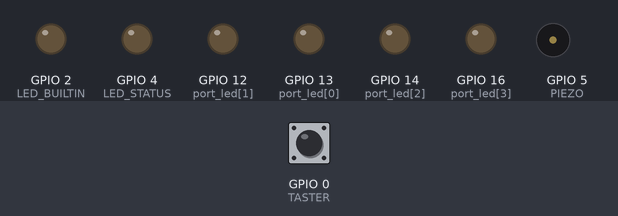
Recording of a sketch running on a simulated ESP8266 (NodeMCU). Shown: output pins drawn as LEDs (lit = HIGH, except the on-board LED, lit = LOW), buzzer (waves = sounding, pin HIGH). Dashed ring = blinking. Inputs (shaded band) come from the test bench; at power-on: GPIO 0 (TASTER) HIGH. WiFi joins after 1.5 s; servers stay silent unless stated; no MQTT or app messages arrive unless stated; what the sketch prints to the serial monitor is not drawn.

Above: at 2.7 s.
2.8 s: GPIO 0 (TASTER) pulled LOW for 0.15 s
At 3.4 s:
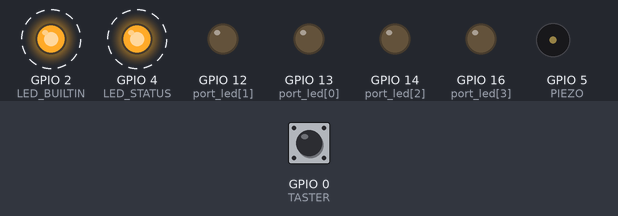
8.9 s: GPIO 0 (TASTER) pulled LOW for 1 s
11.4 s: GPIO 0 (TASTER) pulled LOW for 3.2 s
At 11.7 s:
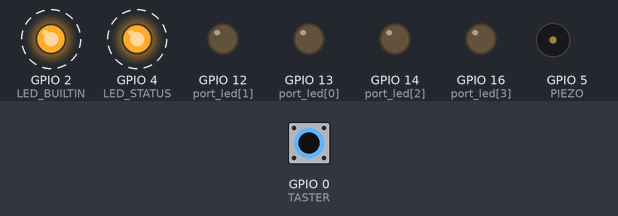
Timing chart, 0 to 23.1 s (numbered marks = the images above; inputs shaded):
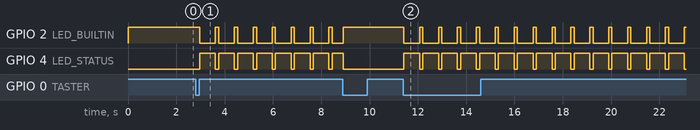

The sketch:

Alarmzentrale_13042020.ino
```cpp
//**********ALARMzentrale 13.04.2020****************
#include <ESP8266WiFi.h>
#include <PubSubClient.h>
#include <ArduinoJson.h> //https://arduinojson.org/?utm_source=meta&utm_medium=library.properties
#define LED_BUILTIN 2
#define TASTER 0
#define PIEZO 5
#define LED_STATUS 4
#define ALARMDAUER 120000    // Dauer des Alarms am openCollectorAusgang des Transistors, default 120000 Millisek. (2 Minuten)
#define VERZOEGERUNG 15000   // Dauer der Alarmverzoegerung fuer Alamkreise gemaess alarmverzoegerung[15], default = 15000 (15 Sekunden)
#define MINDESTSPANNUNG 2800 // Mindesspannung des Alarmkontaktes, sonst blinkt die entsprechende LED bei offenem Kontakt
#define FREQ_PIEZO 2000      // für Piezo die "Wechselstrom" (getaktet) benötigen, meist so um die 2000 Hz, bei 0 Gleichstrom am Opencolector
#define EINSCHALTVERZOEGERUNG 180000        // Einschaltverzoegerung in Millisekunden, default 180000 (3 Minuten)
const char* ssid = "xxxxxxxxx";             // Name des WLAN
const char* password = "xxxxxxxxxxxx";      // Passwort des WLAN
const char* mqtt_server = "192.168.178.42"; // Adresse des MQTT-Servers
boolean alarmverzoegerung[15]={0,0,1,0,0,0,0,0,0,0,0,0,0,0,0}, //in diesem Bsp. ist der Alarmkreis 3 verzoegert
        ein_led[15][4]={{0,0,0,1},{0,0,1,0},{0,0,1,1},{0,1,0,0},{0,1,0,1},{0,1,1,0},{0,1,1,1},{1,0,0,0},
                        {1,0,0,1},{1,0,1,0},{1,0,1,1},{1,1,0,0},{1,1,0,1},{1,1,1,0},{1,1,1,1}},//Matrix, bei welchem Alarmkontakt leuchten welche LEDs
        alarmkreise[15]={1,1,1,1,1,1,1,1,1,1,1,1,1,1,1},       // Alarmkreis geschlossen = 1, offen = 0
        batterie[15]={1,1,1,1,1,1,1,1,1,1,1,1,1,1,1},          // Status der Batterie von den Alarmkreisen 1=O.K.
        alarm_on_fl=false,                                     //damit auch nach rücksetzen des Ereignisses der Alarm weitergeht
        ta_gedrueckt=false,                                    //Taster ist gedrückt
        ta_fl=false,                                           //Flag ob ein- oder ausgeschaltet
        t_einverz_fl=false,                                    //Flag Einschaltverzögerung
        alarm_fl=false,                                        //Flag Alarm ist an
        ti_ausverz_fl=false,                                   //Flag Timer für Ausschaltverzögerung ist gestartet
        ti_alarm_fl=false,                                      //Flag Timer für Alarmdauer ist gestartet
        blink_on_fl=false,                                     //Flag blinken
        led_blink_fl,                                          //Flag blinken
        portwert=1;                                            //letzter Zustand des Tasters
byte port_led[4]={13,12,14,16};     // 13=LED1, 12= LED2, 14=LED4, 16=LED8
unsigned long ti_ausverz,                   //Timer Ausschaltverzögerung
              ti_alarm,                     //Timer Alarmdauer
              t_einverz_ti=0,               //Timer Einschaltverzögerung
              led_blink_ti;                 //Timer LED Blinken
WiFiClient Alarmzentrale;
PubSubClient client (Alarmzentrale);
//********************************************************************************
void setup() {
  for(int i=0;i<4;i++) {
    pinMode(port_led[i], OUTPUT);
    digitalWrite(port_led[i],0);
  }
  pinMode(LED_BUILTIN, OUTPUT);
  digitalWrite(LED_BUILTIN,1); //invertierte Logik, LED aus
  pinMode(LED_STATUS, OUTPUT);
  digitalWrite(LED_STATUS,0);
  pinMode(PIEZO, OUTPUT);
  digitalWrite(PIEZO,0);
  pinMode(TASTER, INPUT_PULLUP);
  Serial.begin(115200);
  Serial.print("\n Alarmzentrale  13.04.2020");Serial.print(", Connecting to ");Serial.println(ssid);
  WiFi.begin(ssid, password);
  while (WiFi.status()!=WL_CONNECTED) {
    delay(250);
    Serial.print(".");
  }
  Serial.println("\nWLAN verbunden");
  client.setServer(mqtt_server, 1883); //MQTT Server bekanntgeben, Portnummer ist 1883 (Standard)
  client.setCallback(callback);        //Funktionsname für abnotierte Nachrichten festlegen, d.h. hier kommen die von den Alarmkontakten Nachrichten an
}
//********************************************************************************
void loop() {
  if (!client.connected()) reconnect(); //MQTT starten
  client.loop();
  taster_alarm_ein_aus();       //Taster zum Ein- und AUsschalten abfragen und ta_fl entsprechend setzen
  if(ta_fl==true) {             //wenn eingeschaltet, die
    if(t_einverz()==true) {     //Einschaltverzoegerung abwarten
      alarm_fl=true;            //Alarmanlage eingeschaltet
    }
  }
  int nr=status_alarmkreis();   //ist ein Alarmkreis offen, falls ja in nr merken
  if(nr>=0||alarm_on_fl==true) { //alarm_on_fl==true damit auch nach rücksetzen des Ereignisses der Alarm weitergeht
    if(alarm_fl==true && ausschaltverzoegerung(nr)==false) alarm(); //erst berücksichtigen, wenn der Alarm scharf ist.
  }
  yield(); // dem ESP8266 Zeit für das WLAN geben, hier eigentlich unnötig, da in Loop impliziert
}
//***************************Beispielinhalt in Topic: out/Alarmkontakt02/Topic *****
//***************************Beispielinhalt in nachricht: {"Kontakt":1,"Spannung":3137,"Zeit":3055,"Cnt_off":32,"Cnt_on":32}******
void callback(char* topic, byte* nachricht, unsigned int length) { // diese Funktion wird aufgerufen, wenn eine MQTT Nachricht empfangen wurde
  int nr;
  char buf[200];
  for (int i = 0; i < length; i++) buf[i]=((char)nachricht[i]); //umkopieren der Nachricht in buf
  buf[length] ='\0';                                            //und mit \0 abschließen damit JSON das verarbeiten kann
  Serial.print("Nachricht erhalten [");Serial.print(topic);Serial.print("]: ");for (int i = 0; i < length; i++) Serial.print((char)nachricht[i]);Serial.println();
  if((nr=ersteziffer_in_string(topic,strlen(topic)))>=0) {      //Nummer des Kontaktes in nr merken
    StaticJsonBuffer<200> jsonBuffer;                           //json Aufbereitung aus der Beispieldatei JsonParserExample übernommen!
    JsonObject& root = jsonBuffer.parseObject(buf);             // Umwandlung des Inhalts von buf
    if (!root.success()) Serial.println("JSON-Problem: parseObject() failed"); //alles in Ordnung?, z.B. {} an der richtigen Stelle bzw. vorhanden
    alarmkreise[nr-1] = (boolean) root["Kontakt"];              // jetzt können die Inhalte zu den in "" stehenden Feldnamen zugewiesen werden
    int spannung = (int) root["Spannung"];                      //der Alarmkontakt liefert die Batteriespannung im Feld Spannung in Millivolt
    if(spannung < MINDESTSPANNUNG) batterie[nr-1] = 0;          //wenn die Spannung zu klein ist, wird 0 als Merker gesetzt und die LEDs zum Blinken gebracht
    else batterie[nr-1] = 1;                                    // Batteriespannung des betreffenden Kontaktes ist in Ordnung
    //könnte man auch wie folgt ohne json lösen, wenn keine Spannungsüberwachung erfolgt
    //alarmkreise[nr-1] = (boolean) ersteziffer_in_string((char*) payload,length); //0-8 deshalb -1
    //Serial.print("KontaktNr= ");Serial.print(nr);
    //Serial.print(",  ersteziffer_in_string= ");Serial.println((boolean)ersteziffer_in_string((char*) payload,length));
  }
}
//********************************************************************************
void reconnect() {
  while (!client.connected()) {                       // Loop until we're reconnected
    yield();
    Serial.print("Versuch einer MQTT Verbindung..."); // Attempt to connect
    if (client.connect("Alarmzentrale")) {            //unter diesem eindeutigem Namen führt der MQTT-Server diesen Teilnehmer
      Serial.println("verbunden");                    // Once connected, publish an announcement...
      client.publish("Alarmzentrale/Topic", "Alarmzentrale einsatzbereit"); //MQTT-Nachricht "senden"
      client.subscribe("out/#");                      // ... and resubscribe, alle Nachrichten mit out/# abonieren
      delay(500);                                     // kleine Pause
    }
    else {
      Serial.print("failed, rc=");Serial.print(client.state());
      Serial.println(" neuer Versuch in 5 Sekunden");
      delay(5000);
    }
  }
}
//*****************************************************************************************************
boolean ausschaltverzoegerung(int nr) { //die Kontakte in dem Array alarmverzoegerung[15] mit 1 gekennzeichnet sind, lösen den Alarm verzögert aus
  if(alarmverzoegerung[nr]==true) {
    if(ti_ausverz_fl==false) {
      ti_ausverz=millis();
      ti_ausverz_fl=true;
      //Serial.print("ti_ausverz_fl= "); Serial.println(ti_ausverz_fl);
      return(true);
    }
    else {
      if((millis()-ti_ausverz)<VERZOEGERUNG) return(true); // bei verzögerten Alarmkontakten gemäss Tabelle alarmverzoegerung[15]
    }
  }
  return(false);
}
//*****************************************************************************************************
int status_alarmkreis() {
  for(int i=0;i<15;i++) {
    if(alarmkreise[i]==0) { // ist einer der Alarmkreise via mqtt callback-Funktion auf 0 gesetzt worden?
      if(batterie[i]==1 || (batterie[i]==0 && ((millis()/500)%2==0))) { //bei Batterie LOW LEDs im Sekundenrythmus blinken lassen
        for(int j=0;j<4;j++) {
          digitalWrite(port_led[j],ein_led[i][j]);
          /*Serial.print("i= ");Serial.print(i);
          Serial.print("j= ");Serial.print(j);Serial.print("port_led[j]= ");Serial.print(port_led[j]);
          Serial.print(", ein_led j/i: "); Serial.print(ein_led[j][i]);
          Serial.print(", ein_led i/j: "); Serial.println(ein_led[i][j]);delay(500);*/
        }
      }
      else for(int j=0;j<4;j++) digitalWrite(port_led[j],0); //bei ungeraden Sekunden alle LED's auf aus
      return(i);
    }
  }
  for(int j=0;j<4;j++) digitalWrite(port_led[j],0); //alle LED's auf aus
  return(-1);
}
//*****************************************************************************************************
boolean taster_alarm_ein_aus() {
  if(entprellread(TASTER)==LOW && ta_gedrueckt==false) {
    ta_gedrueckt=true;
    if(ta_fl==false) {
      ta_fl=true;
      client.publish("Alarmzentrale/Topic","Alarmzentrale eingeschaltet");
      Serial.println("Alarm ein ");
      return(true);
    }
    else {                      //Alarmanlage wird ausgeschaltet und alles moegliche rueckgesetzt
      ta_fl=false;
      t_einverz_fl=false;
      alarm_fl=false;
      ti_ausverz_fl=false;
      ti_alarm_fl=false;
      digitalWrite(PIEZO,0);
      blinken(0);
      blink_on_fl=false;
      alarm_on_fl=false;
      client.publish("Alarmzentrale/Topic","Alarmzentrale ausgeschaltet");
      Serial.println("Alarm aus");
      return(false);
    }
  }
  if(entprellread(TASTER)==HIGH && ta_gedrueckt==true) { //wenn der Taster wieder losgelassen wird ...
    ta_gedrueckt=false;
  }
  return(false);
}
//*****************************************************************************************************
boolean t_einverz() {
  if(t_einverz_fl==false) {
    t_einverz_fl=true;
    t_einverz_ti=millis();
  }
  if(millis()-t_einverz_ti > EINSCHALTVERZOEGERUNG) { //scharfschalten verzögern
    blinken(1); // LED an
    return true;
  }
  else {
    blinken(2); // LED blinkt
    return false;
  }
}
//*****************************************************************************************************
boolean alarm() {
  if(ti_alarm_fl==false) {
    ti_alarm_fl=true;
    ti_alarm=millis();
  }
  if((millis()-ti_alarm) < ALARMDAUER && ti_alarm_fl==true) { //Alarm für 120 Sekunden
    if(FREQ_PIEZO>0) {
      if(((micros()/(500000/FREQ_PIEZO))%2)==0) digitalWrite(PIEZO,HIGH);
      else digitalWrite(PIEZO,LOW);
    }
    else digitalWrite(PIEZO,HIGH);
    alarm_on_fl=true; //damit auch nach rücksetzen des Ereignisses der Alarm weitergeht
    return true;
  }
  digitalWrite(PIEZO,LOW);
  blinken(3); //schnell/langsam blinken signalisiert es gab einen Alarm
  return false;
}
//*****************************************************************************************************
void blinken(int w){ //w=0 LED aus, w=1 LED an, w=2 LED blinkt, w=3 LED blinkt schnell/lanmgsam
  int tempo_on=650; //Blinkrhytmus in ms
  if(w==0) {digitalWrite(LED_BUILTIN,1); digitalWrite(LED_STATUS,0);return;}
  if(w==1) {
    if(blink_on_fl==false) {
      blink_on_fl=true;
      digitalWrite(LED_BUILTIN,0);
      digitalWrite(LED_STATUS,1);
    }
    return;
  }
  if(w==2) {
    if(status_alarmkreis()>=0 ) tempo_on=100; //ist noch ein Alarmkreis auf 0?
    led_blink(tempo_on,130);
    return;
  }
  if(w==3) {
    if(millis()% 4000 < 800) led_blink(100,120);
    else led_blink(80,650);
  }
}
//*****************************************************************************************************
void led_blink(int tempo, int tempo_off) {
  if(led_blink_fl==false) {
    led_blink_fl=true;
    led_blink_ti=millis();
  }
  if(digitalRead(LED_BUILTIN)==1) tempo=tempo_off;
  if(millis()-led_blink_ti>tempo) {
    digitalWrite(LED_BUILTIN,!digitalRead(LED_BUILTIN));
    digitalWrite(LED_STATUS,!digitalRead(LED_STATUS));
    led_blink_fl=false;
  }
}
//********************************************************************************
boolean entprellread(int pin) {
  int cnt=0;
  if(portwert!=digitalRead(pin)) {
    delay(20); //enttprellen;
    portwert=!portwert;
    return(portwert);
  }
  else return(portwert);
}
//*****************************************************************************************************
int ersteziffer_in_string(char* a, int length) { //es werden zwei hintereinander
  int n=0;                                      // stehende Ziffern ausgewertet
  for(int i=0;i<length;i++) {
    if(a[i]>=0x30 && a[i]<=0x39){
      n=a[i]-0x30;
      if(a[i+1]>=0x30 && a[i+1]<=0x39) n=n*10+a[i+1]-0x30; //2.Stelle auch eine Ziffer?
      return(n);
      break;
    }
  }
  return(-1);
}
//*****************************************************************************************************
```

Measured:
- after the input at 2.8 s, GPIO 2 (LED_BUILTIN): alternates HIGH for 0.13 s and LOW for 0.65 s, starting after 0.17 s; GPIO 4 (LED_STATUS): alternates HIGH for 0.65 s and LOW for 0.13 s, starting after 0.17 s
- after the input at 11.4 s, GPIO 2 (LED_BUILTIN): alternates HIGH for 0.13 s and LOW for 0.65 s, starting at once; GPIO 4 (LED_STATUS): alternates HIGH for 0.65 s and LOW for 0.13 s, starting at once
